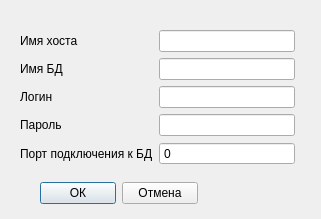
<?xml version="1.0" encoding="UTF-8"?>
<ui version="4.0">
 <class>Dialog</class>
 <widget class="QDialog" name="Dialog">
  <property name="geometry">
   <rect>
    <x>0</x>
    <y>0</y>
    <width>321</width>
    <height>219</height>
   </rect>
  </property>
  <property name="windowTitle">
   <string>Dialog</string>
  </property>
  <widget class="QWidget" name="">
   <property name="geometry">
    <rect>
     <x>20</x>
     <y>30</y>
     <width>275</width>
     <height>136</height>
    </rect>
   </property>
   <layout class="QFormLayout" name="formLayout">
    <item row="0" column="0">
     <widget class="QLabel" name="label">
      <property name="text">
       <string>Имя хоста</string>
      </property>
      <property name="buddy">
       <cstring>lineEdit</cstring>
      </property>
     </widget>
    </item>
    <item row="0" column="1">
     <widget class="QLineEdit" name="lineEdit"/>
    </item>
    <item row="1" column="0">
     <widget class="QLabel" name="label_2">
      <property name="text">
       <string>Имя БД</string>
      </property>
      <property name="buddy">
       <cstring>lineEdit_2</cstring>
      </property>
     </widget>
    </item>
    <item row="1" column="1">
     <widget class="QLineEdit" name="lineEdit_2"/>
    </item>
    <item row="2" column="0">
     <widget class="QLabel" name="label_3">
      <property name="text">
       <string>Логин</string>
      </property>
      <property name="buddy">
       <cstring>lineEdit_3</cstring>
      </property>
     </widget>
    </item>
    <item row="2" column="1">
     <widget class="QLineEdit" name="lineEdit_3"/>
    </item>
    <item row="3" column="0">
     <widget class="QLabel" name="label_4">
      <property name="text">
       <string>Пароль</string>
      </property>
      <property name="buddy">
       <cstring>lineEdit_4</cstring>
      </property>
     </widget>
    </item>
    <item row="3" column="1">
     <widget class="QLineEdit" name="lineEdit_4">
      <property name="frame">
       <bool>true</bool>
      </property>
      <property name="echoMode">
       <enum>QLineEdit::EchoMode::Password</enum>
      </property>
      <property name="dragEnabled">
       <bool>false</bool>
      </property>
      <property name="readOnly">
       <bool>false</bool>
      </property>
      <property name="clearButtonEnabled">
       <bool>false</bool>
      </property>
     </widget>
    </item>
    <item row="4" column="0">
     <widget class="QLabel" name="label_5">
      <property name="text">
       <string>Порт подключения к БД</string>
      </property>
      <property name="buddy">
       <cstring>spinBox</cstring>
      </property>
     </widget>
    </item>
    <item row="4" column="1">
     <widget class="QSpinBox" name="spinBox">
      <property name="buttonSymbols">
       <enum>QAbstractSpinBox::ButtonSymbols::NoButtons</enum>
      </property>
      <property name="maximum">
       <number>1000000</number>
      </property>
     </widget>
    </item>
   </layout>
  </widget>
  <widget class="QWidget" name="">
   <property name="geometry">
    <rect>
     <x>40</x>
     <y>180</y>
     <width>158</width>
     <height>26</height>
    </rect>
   </property>
   <layout class="QHBoxLayout" name="horizontalLayout">
    <item>
     <widget class="QPushButton" name="pushButton">
      <property name="text">
       <string>ОК</string>
      </property>
     </widget>
    </item>
    <item>
     <widget class="QPushButton" name="pushButton_2">
      <property name="text">
       <string>Отмена</string>
      </property>
     </widget>
    </item>
   </layout>
  </widget>
 </widget>
 <resources/>
 <connections>
  <connection>
   <sender>pushButton_2</sender>
   <signal>clicked()</signal>
   <receiver>spinBox</receiver>
   <slot>clear()</slot>
   <hints>
    <hint type="sourcelabel">
     <x>202</x>
     <y>270</y>
    </hint>
    <hint type="destinationlabel">
     <x>194</x>
     <y>204</y>
    </hint>
   </hints>
  </connection>
  <connection>
   <sender>pushButton_2</sender>
   <signal>clicked()</signal>
   <receiver>lineEdit_4</receiver>
   <slot>clear()</slot>
   <hints>
    <hint type="sourcelabel">
     <x>219</x>
     <y>271</y>
    </hint>
    <hint type="destinationlabel">
     <x>253</x>
     <y>155</y>
    </hint>
   </hints>
  </connection>
  <connection>
   <sender>pushButton_2</sender>
   <signal>clicked()</signal>
   <receiver>lineEdit_3</receiver>
   <slot>clear()</slot>
   <hints>
    <hint type="sourcelabel">
     <x>175</x>
     <y>276</y>
    </hint>
    <hint type="destinationlabel">
     <x>191</x>
     <y>118</y>
    </hint>
   </hints>
  </connection>
  <connection>
   <sender>pushButton_2</sender>
   <signal>clicked()</signal>
   <receiver>lineEdit_2</receiver>
   <slot>clear()</slot>
   <hints>
    <hint type="sourcelabel">
     <x>178</x>
     <y>266</y>
    </hint>
    <hint type="destinationlabel">
     <x>275</x>
     <y>95</y>
    </hint>
   </hints>
  </connection>
  <connection>
   <sender>pushButton_2</sender>
   <signal>clicked()</signal>
   <receiver>lineEdit</receiver>
   <slot>clear()</slot>
   <hints>
    <hint type="sourcelabel">
     <x>174</x>
     <y>273</y>
    </hint>
    <hint type="destinationlabel">
     <x>269</x>
     <y>39</y>
    </hint>
   </hints>
  </connection>
  <connection>
   <sender>pushButton</sender>
   <signal>clicked()</signal>
   <receiver>Dialog</receiver>
   <slot>close()</slot>
   <hints>
    <hint type="sourcelabel">
     <x>77</x>
     <y>191</y>
    </hint>
    <hint type="destinationlabel">
     <x>172</x>
     <y>134</y>
    </hint>
   </hints>
  </connection>
 </connections>
</ui>
